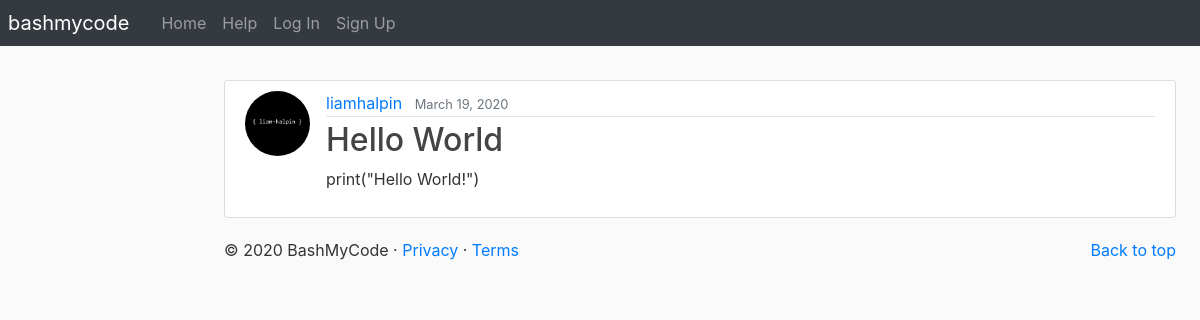
Screenshot of /bashmycode/post/1/ with the database file from the repository.
### bashmycode/models.py (models this page shows, shortened)
class Post(models.Model):
    title = models.CharField(max_length=100)
    content = models.TextField()
    date_posted = models.DateTimeField(auto_now_add=True)
    author = models.ForeignKey(User, on_delete=models.CASCADE)

class Profile(models.Model):
    user = models.OneToOneField(User, on_delete=models.CASCADE)
    image = models.ImageField(default='default.jpg', upload_to='profile_pics')

### bashmycode/views.py (the view)
# urls.py: path('post/<int:pk>/', PostDetailView.as_view(), name='post-detail'),
class PostDetailView(DetailView):
    model = Post

### templates/bashmycode/post_detail.html (shortened to what this page needs)
{% extends 'bashmycode/base.html' %}
{% block content %}
    <article class="media content-section">
        <img class="rounded-circle article-img" src="{{ object.author.profile.image.url }}"/>
        <div class="media-body">
            <div class="article-metadata">
                <a class="mr-2" href="#">{{ object.author }}</a>
                <small class="text-muted">{{ object.date_posted|date:"F d, Y" }}</small>
            </div>
            <h2 class="article-title">{{ object.title }}</h2>
            <p class="article-content">{{ object.content }}</p>
        </div>
    </article>
{% endblock content %}

### static/blog/main.css (style rules this page uses)
body { background: #fafafa; color: #333333; margin-top: 5rem; }
h1, h2, h3, h4, h5, h6 { color: #444444; }
.content-section { background: #ffffff; padding: 10px 20px; border: 1px solid #dddddd; border-radius: 3px; margin-bottom: 20px; }
.article-title { color: #444444; }
.article-content { white-space: pre-line; }
.article-img { height: 65px; width: 65px; margin-right: 16px; }
.article-metadata { padding-bottom: 1px; margin-bottom: 4px; border-bottom: 1px solid #e3e3e3 }

### rows the page displays
Post: author.profile.image (picture), author "liamhalpin", date_posted "March 19, 2020", title "Hello World", content "print(\"Hello World!\")"
